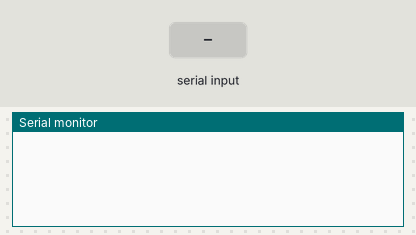
The sketch below on a simulated Arduino Uno, built with avr-gcc and run on an emulated ATmega328P. Shown: the last lines printed to the serial monitor. The test bench sets the inputs (shaded band). No radio packets arrive unless stated.

Above: at 1.2 s.
1.3 s: byte 30 received over Serial
At 2.2 s:
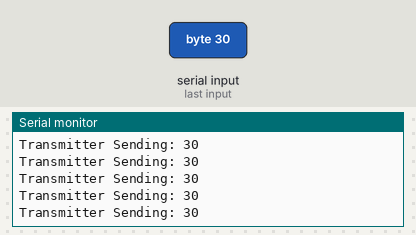
2.8 s: byte 120 received over Serial
At 3.6 s:
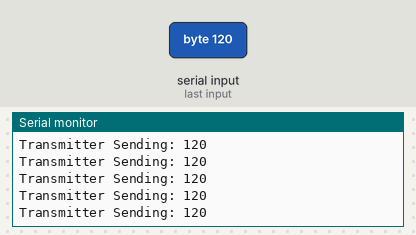
5.8 s: byte 120 received over Serial
8.8 s: byte 90 received over Serial
At 9.5 s:
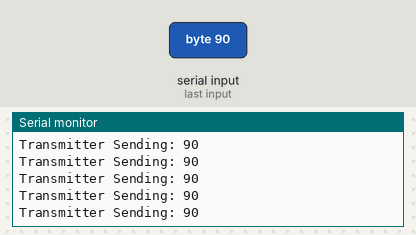
11.8 s: byte 30 received over Serial
At 12.8 s:
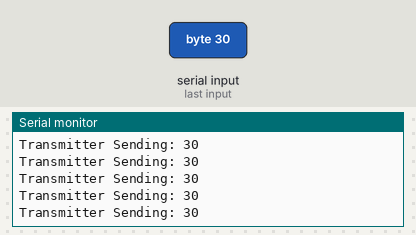
14.8 s: byte 90 received over Serial
Timing chart, 0 to 17.8 s (numbered marks = the images above; inputs shaded):
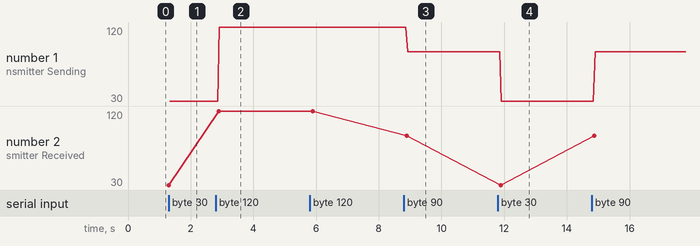

Measured:
- after the input at 1.3 s, the serial monitor: prints a new line at once (image 1)
- after the input at 2.8 s, the serial monitor: prints a new line after 0.09 s (image 2)
- after the input at 8.8 s, the serial monitor: prints a new line after 0.09 s (image 3)
- after the input at 11.8 s, the serial monitor: prints a new line after 0.08 s (image 4)
- plotted number 1: 30 → 120 after the input at 2.8 s, 120 → 90 after the input at 8.8 s, 90 → 30 after the input at 11.8 s
- plotted number 2: 30 → 120 after the input at 2.8 s, 120 → 90 after the input at 8.8 s, 90 → 30 after the input at 11.8 s

The sketch:

Transmitter-DEMO.ino
```cpp
//TRANSMITTER CODE
#include <SPI.h>
#include <nRF24L01.h>
#include <RF24.h>
const int CEPIN = 9;
const int CSNPIN = 10;
RF24 radio(CEPIN, CSNPIN);  // CE, CSN

//radio pin setup


//address the radio will operate on
const byte address[6] = "00001";

int processingRaw = 0; //handles data processing will send over

void setup() {
  Serial.begin(9600);

  //radio setup
  boolean retval = radio.begin();   //Starting the Wireless communication
  radio.openWritingPipe(address);  //destination address
  radio.setPALevel(RF24_PA_MIN);   // min or max
  radio.stopListening();           //This sets the module as transmitter
}
void loop() {
  // read input data from processing, if there is any
  if (Serial.available() > 0) {
    processingRaw = Serial.read();
    Serial.print("Transmitter Received: ");
    Serial.println(processingRaw, DEC);
  }
  int data = processingRaw; //data will either be 0 or one of the key values
  //data = 1;
  if (data) { //if data not 0, send info over to receiver.
    Serial.print( "Transmitter Sending: " );
    Serial.println(data);
    radio.write(&data, sizeof(data));
  }
}
```
